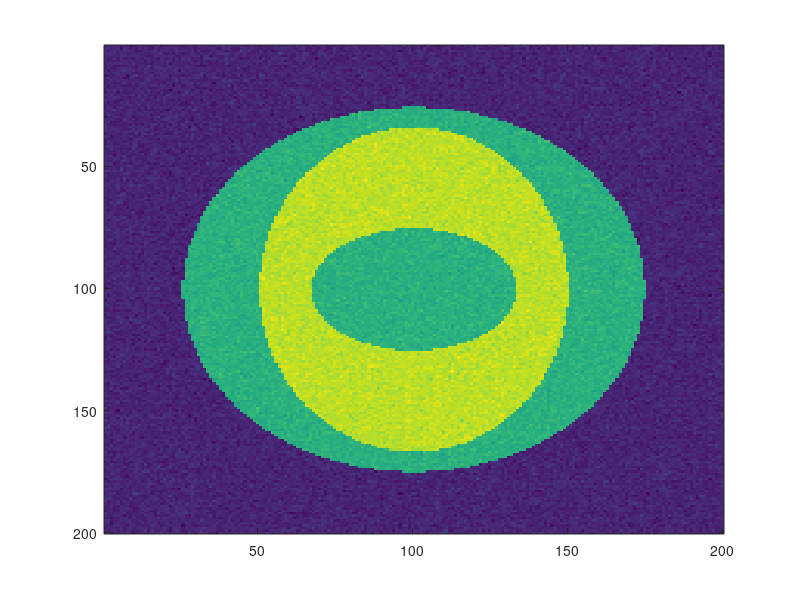

Reproduce this figure in MATLAB. (Note: this script raises an error after producing the figure.)
function createTestImage
% function createTestImage

%
% $Id: createTestImage.m,v 1.1 2009/02/08 21:07:18 patrick Exp $
%
% Copyright (c) 2008 
% Patrick Guio <p.guio@ucl.ac.uk>
%
% All Rights Reserved.
%
% This program is free software; you can redistribute it and/or modify it
% under the terms of the GNU General Public License as published by the
% Free Software Foundation; either version 2.  of the License, or (at your
% option) any later version.
%
% This program is distributed in the hope that it will be useful, but
% WITHOUT ANY WARRANTY; without even the implied warranty of
% MERCHANTABILITY or FITNESS FOR A PARTICULAR PURPOSE.  See the GNU General
% Public License for more details.
%

x = linspace(-1,1,200);
y = linspace(-1,1,200);
[X,Y]=meshgrid(x,y);

Z = 10*zeros(200,200);

a = 3/4; b = 3/4;
Z(X.^2/a^2+Y.^2/b^2 <= 1) = 20;

a = 1/2; b = 2/3;
Z(X.^2/a^2+Y.^2/b^2 < 1) = 30;

a = 1/3; b = 1/4;
Z(X.^2/a^2+Y.^2/b^2 < 1) = 20;

randn('state', 10);

Z = Z + randn(200,200);

Z = fix(255*(Z-min(Z(:)))/(max(Z(:))-min(Z(:))))+1;

imagesc(Z)

save ../share/testImage x y Z
